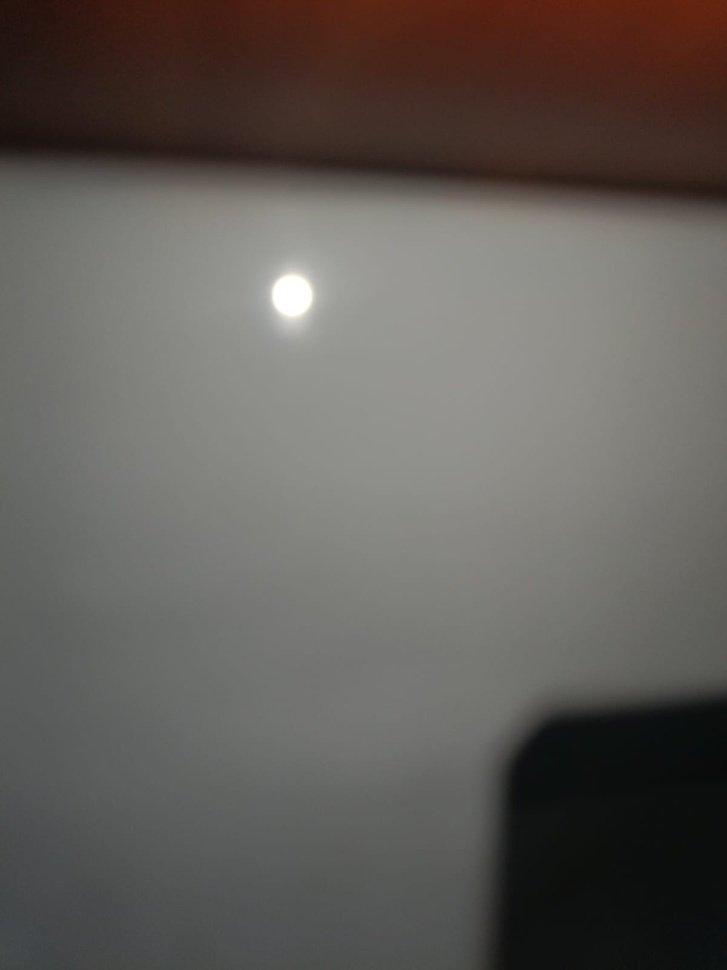
#> input picture Data/Test/Blocked/WhatsApp Image 2025-05-28 at 12.53.54.jpeg, 727 x 970 px, shrunk from 1200 x 1600 before the run, found by its file name; its folder holds only this picture in this run
$ python imgProcessModel.py
#> lines starting #> are read from the running program, lines starting #| are printed output that depends on the picture
#> in process_folder, image is the input picture: shape (970, 727, 3); mean B, G, R 88.8, 93.2, 97.8
import os
import cv2
import numpy as np
import pandas as pd
from scipy.ndimage import uniform_filter
from sklearn.metrics import classification_report, accuracy_score

# Threshold for classification
THRESHOLD = 30

def average_absolute_difference(image):
    mean_val = np.mean(image)
    abs_diff = np.abs(image.astype(np.float32) - mean_val)
    return np.mean(abs_diff)

def compute_mean_8x8_and_std(image):
    if len(image.shape) == 3:
        image = cv2.cvtColor(image, cv2.COLOR_BGR2GRAY)
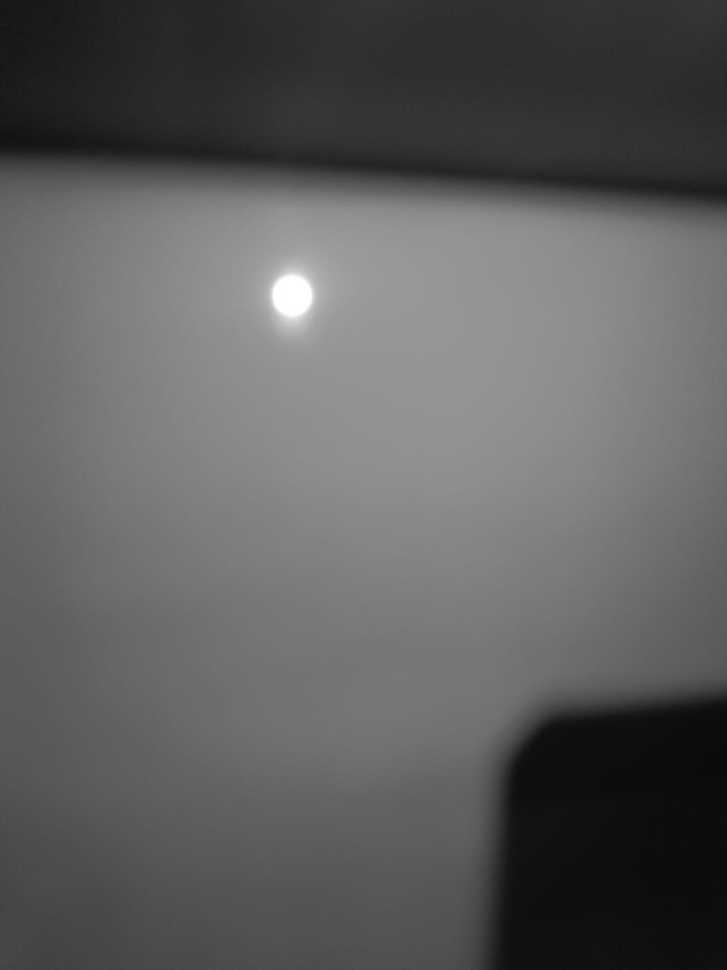
#> image: shape (970, 727); min 10, max 255, mean 94.1

    filtered_image = uniform_filter(image.astype(np.float32), size=(8, 8))  #For sliding window and Mean image
    #mean_image = cv2.GaussianBlur(image.astype(np.float32), (9, 9), 0)  For Gaussian blur
    abs_diff = average_absolute_difference(filtered_image)
#> in average_absolute_difference, `mean_val = np.mean(image)`: mean_val = 94.07
#> in average_absolute_difference, `abs_diff = np.abs(image.astype(np.float32) - mean_val)`:
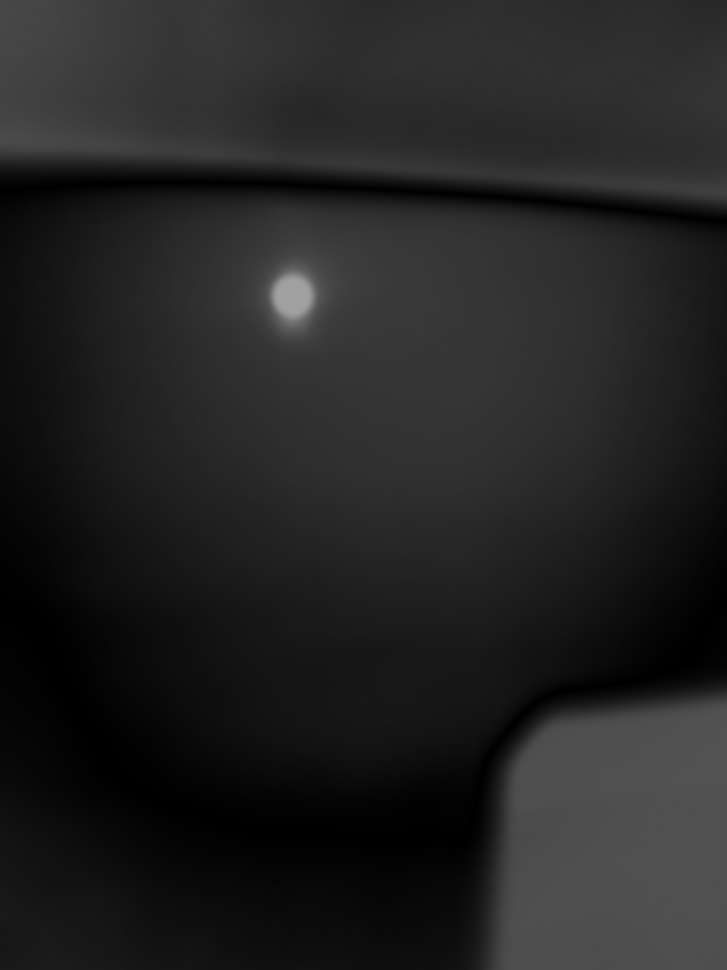
#> abs_diff: shape (970, 727) float32; min 0.00459, max 160.9, mean 35.4
#> abs_diff = 35.4
    # return abs_diff

    '''Croping simple 8X8 image parts and finding '''
    h, w = image.shape
#> h = 970; w = 727
    h_crop = h - h % 8
#> h_crop = 968
    w_crop = w - w % 8
#> w_crop = 720
    image_cropped = image[:h_crop, :w_crop]

    reshaped = image_cropped.reshape(h_crop // 8, 8, w_crop // 8, 8)
    patch_means = reshaped.mean(axis=(1, 3))

    return average_absolute_difference(patch_means)

def process_folder(folder_path):
    predictions = []
    actuals = []
    filenames = []

    for class_name in os.listdir(folder_path):
        class_path = os.path.join(folder_path, class_name)
        if not os.path.isdir(class_path):
            continue

        for filename in os.listdir(class_path):
            if not filename.lower().endswith(('.png', '.jpg', '.jpeg')):
                continue

            file_path = os.path.join(class_path, filename)
            image = cv2.imread(file_path)
            if image is None:
                continue

            std_value = compute_mean_8x8_and_std(image)
#> std_value = 35.3
            prediction = "Normal" if std_value >= THRESHOLD else "Blocked"
#> prediction = 'Normal'

            predictions.append(prediction)
            actuals.append(class_name)
            filenames.append(filename)

            print(f"{filename} → STD: {std_value:.2f} → Predicted: {prediction}, Actual: {class_name}")
#| WhatsApp Image 2025-05-28 at 12.53.54.jpeg → STD: 35.30 → Predicted: Normal, Actual: Blocked
#> pass 2 of the loop in process_folder, `for class_name in os.listdir(folder_path):`:
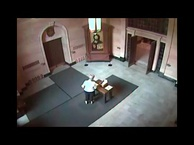
#> input picture Data/Test/Normal/Abuse001_x264_frame1.jpg, 194 x 145 px, shrunk from 320 x 240 before the run, found by its file name
#> in process_folder, image is the input picture: shape (145, 194, 3); mean B, G, R 63.4, 65.4, 69.1
#> image: shape (145, 194)
#> filtered_image: shape (145, 194) float32
#> mean_val = 66.25
#> in average_absolute_difference (call 3), `abs_diff = np.abs(image.astype(np.float32) - mean_val)`:
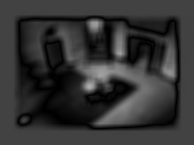
#> abs_diff: shape (145, 194) float32; min 0.00159, max 175.6, mean 52
#> in compute_mean_8x8_and_std (call 2), `abs_diff = average_absolute_difference(filtered_image)`: abs_diff = 51.97
#> in compute_mean_8x8_and_std (call 2), `image_cropped = image[:h_crop, :w_crop]`:
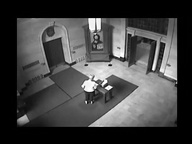
#> image_cropped: shape (144, 192); min 0, max 255, mean 67.4
#> std_value = 51.88
#| Abuse001_x264_frame1.jpg → STD: 51.88 → Predicted: Normal, Actual: Normal

    return filenames, predictions, actuals

def save_to_csv(filenames, predictions, actuals, output_csv="results_imgProcess.csv"):
    df = pd.DataFrame({
        "Filename": filenames,
        "Prediction": predictions,
        "Actual": actuals
    })
    df.to_csv(output_csv, index=False)
    print(f"\nSaved results to {output_csv}")

def evaluate(predictions, actuals):
    print("\nClassification Report:")
    print(classification_report(actuals, predictions))
    print(f"Accuracy: {accuracy_score(actuals, predictions):.2%}")

if __name__ == "__main__":
    folder_path = "/Users/emmanuelgeorgep/Documents/Internship/Data/Test"  # Replace with your path

    filenames, predictions, actuals = process_folder(folder_path)
#> filenames = 2 items; predictions = ['Normal', 'Normal']; actuals = ['Blocked', 'Normal']
    save_to_csv(filenames, predictions, actuals)
#> in save_to_csv, `df = pd.DataFrame({ "Filename": filenames, "Prediction": predictions, ..`: df = table of 2 rows and 3 columns
    evaluate(predictions, actuals)
#|               precision    recall  f1-score   support
#|      Blocked       0.00      0.00      0.00         1
#|       Normal       0.50      1.00      0.67         1
#|     accuracy                           0.50         2
#|    macro avg       0.25      0.50      0.33         2
#| weighted avg       0.25      0.50      0.33         2
#| Accuracy: 50.00%
